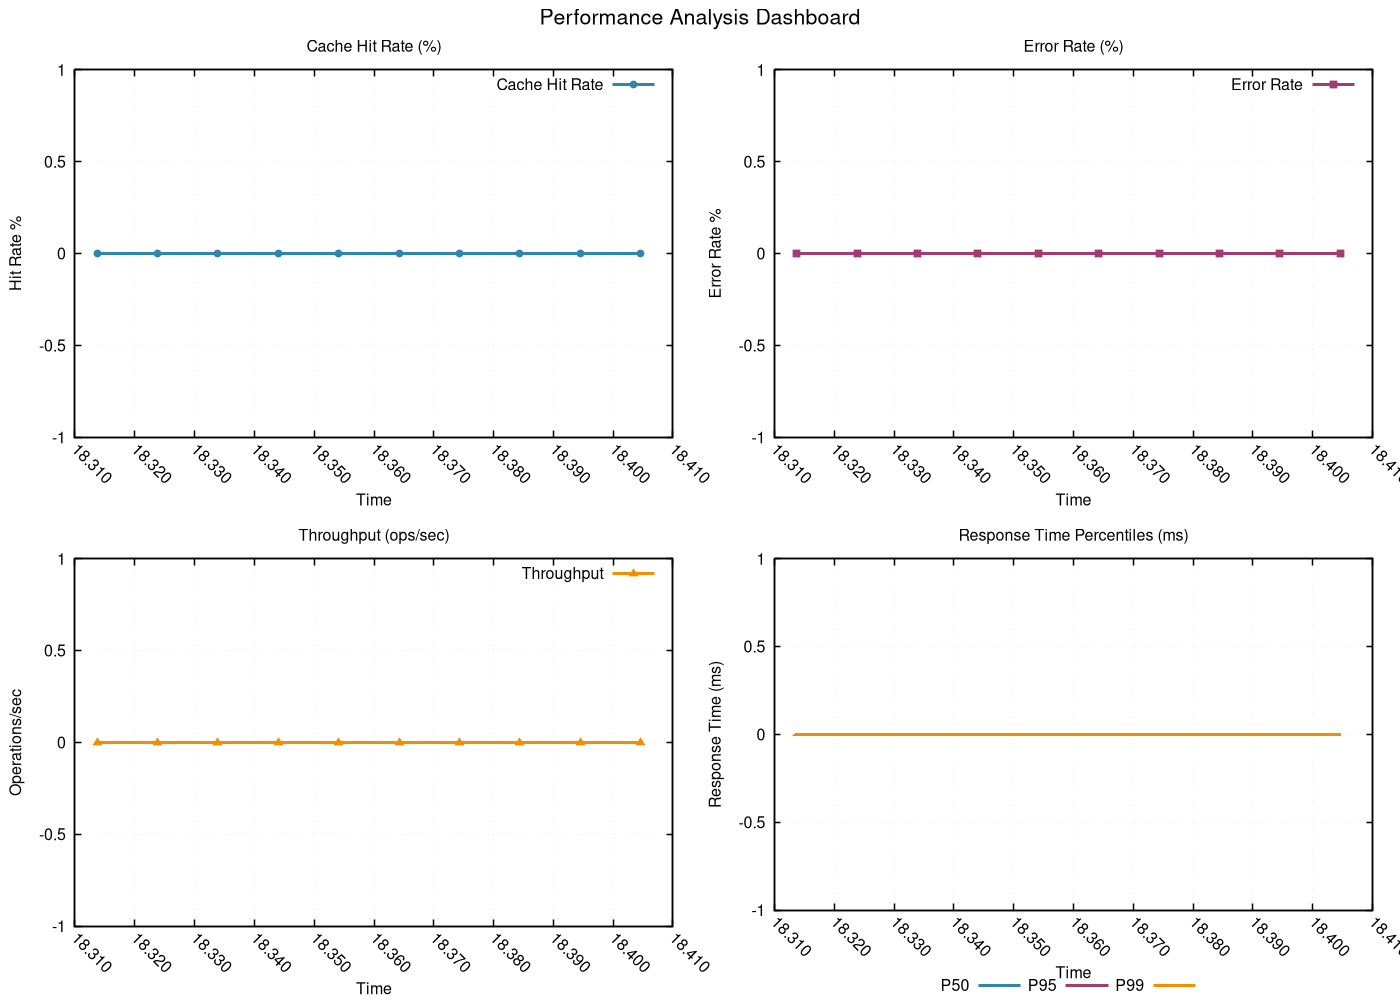

gnuplot code for this plot:
# GNUplot script for performance metrics
set terminal pngcairo enhanced font 'Helvetica,12' size 1400,1000
set output 'png/insertion_sort_20260131_225122_algorithm.png'

set multiplot layout 2,2 title 'Performance Analysis Dashboard' font 'Helvetica,16'
set style line 1 lc rgb '#2E86AB' lt 1 lw 3 pt 7 ps 0.8
set style line 2 lc rgb '#A23B72' lt 1 lw 3 pt 5 ps 0.8
set style line 3 lc rgb '#F18F01' lt 1 lw 3 pt 9 ps 0.8
set style line 4 lc rgb '#F19C79' lt 1 lw 3 pt 11 ps 0.8
set style line 5 lc rgb '#0ABB9F' lt 1 lw 3 pt 13 ps 0.8

set format x "%.3f"
set xtics rotate by -45
set autoscale x

set title 'Cache Hit Rate (%)'
set xlabel 'Time'
set ylabel 'Hit Rate %'
set grid linestyle 1 lc rgb '#D3D3D3' lt 0 lw 1
set border linewidth 1.5
plot 'png/insertion_sort_20260131_225122_algorithm.dat' using 1:11 with linespoints ls 1 title 'Cache Hit Rate'
set title 'Error Rate (%)'
set xlabel 'Time'
set ylabel 'Error Rate %'
set grid linestyle 1 lc rgb '#D3D3D3' lt 0 lw 1
set border linewidth 1.5
plot 'png/insertion_sort_20260131_225122_algorithm.dat' using 1:12 with linespoints ls 2 title 'Error Rate'
set title 'Throughput (ops/sec)'
set xlabel 'Time'
set ylabel 'Operations/sec'
set grid linestyle 1 lc rgb '#D3D3D3' lt 0 lw 1
set border linewidth 1.5
plot 'png/insertion_sort_20260131_225122_algorithm.dat' using 1:13 with linespoints ls 3 title 'Throughput'
set title 'Response Time Percentiles (ms)'
set xlabel 'Time'
set ylabel 'Response Time (ms)'
set grid linestyle 1 lc rgb '#D3D3D3' lt 0 lw 1
set border linewidth 1.5
set key outside center bottom horizontal
plot 'png/insertion_sort_20260131_225122_algorithm.dat' using 1:14 with lines ls 1 title 'P50', \
     'png/insertion_sort_20260131_225122_algorithm.dat' using 1:15 with lines ls 2 title 'P95', \
     'png/insertion_sort_20260131_225122_algorithm.dat' using 1:16 with lines ls 3 title 'P99'
unset multiplot
